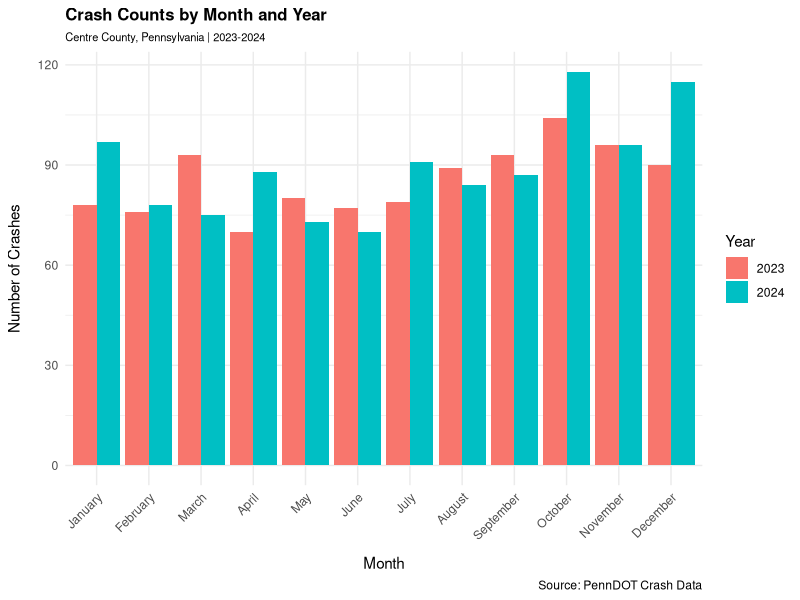
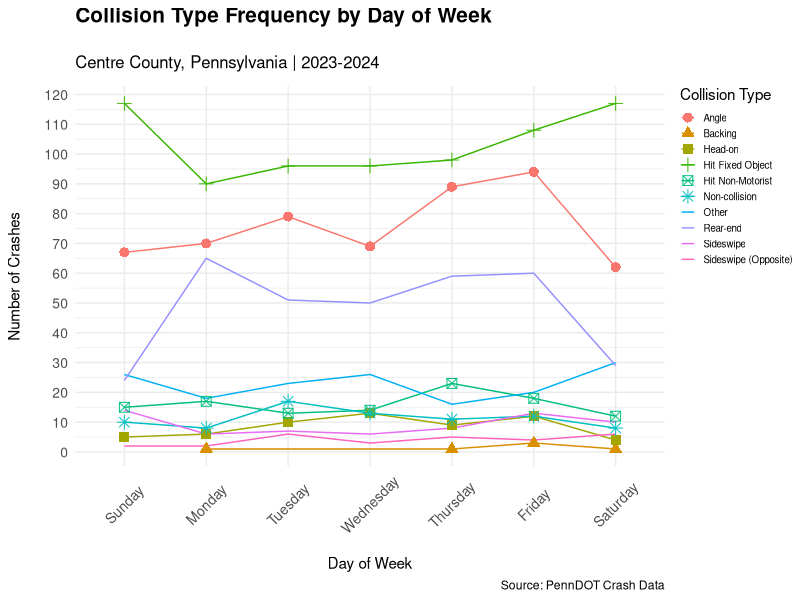
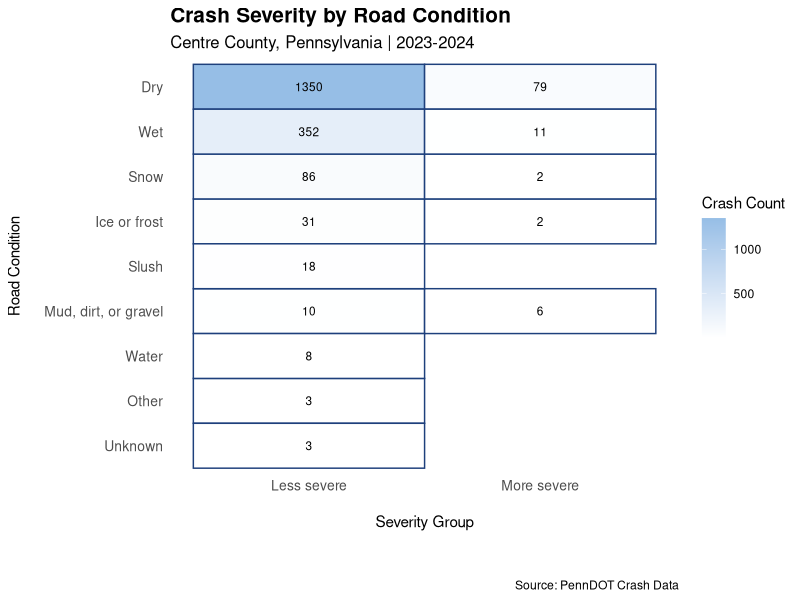

Write R code to recreate these figures, in order.
## ---- chunk 1
#| label: setup
#| echo: false
#| message: false
#| warning: false
# Style Guide: Google R Style Guide
# Primary Author: Akil Creswell
# Reviewed by: Jooan Choi, Inayat Roy

library(tidyverse)
library(knitr)
library(kableExtra)
library(ggplot2)
library(dplyr)
library(readr)
## ---- chunk 2
#| label: jooan-datawrangling
#| message: false
#| warning: false
#| include: false
# Centre County Crash Data Wrangling ----
## Import and clean 2024 Centre County crash data
## for crash severity and collision type analysis
# Style Guide: Google R Style Guide
# Primary Author: Jooan Choi 
# Reviewed by: Akil Creswell


# Step 1: Load Data ----
## Needed data: 2024 Centre County crash data

crashRaw2023 <- read_csv("CRASH_CENTRE_2023.csv")
crashRaw2024 <- read_csv("CRASH_CENTRE_2024.csv")

# Combine datasets
crashRaw <- bind_rows(
  crashRaw2023,
  crashRaw2024
)
glimpse(crashRaw)

# Step 2: Make code tables ----
## These tables translate coded values into readable labels

month <- data.frame(
  CRASH_MONTH = 1:12,
  Month = c(
    "January", "February", "March", "April",
    "May", "June", "July", "August",
    "September", "October", "November", "December"
  )
)

day <- data.frame(
  DAY_OF_WEEK = 1:7,
  Day = c(
    "Sunday", "Monday", "Tuesday", "Wednesday",
    "Thursday", "Friday", "Saturday"
  )
)

collision <- data.frame(
  COLLISION_TYPE = c(0, 1, 2, 3, 4, 5, 6, 7, 8, 98),
  Collision_Type = c(
    "Non-collision",
    "Rear-end",
    "Head-on",
    "Backing",
    "Angle",
    "Sideswipe same direction",
    "Sideswipe opposite direction",
    "Hit fixed object",
    "Hit non-motorist",
    "Other"
  )
)

severity <- data.frame(
  MAX_SEVERITY_LEVEL = c(0, 1, 2, 3, 4, 8, 9),
  Severity_Level = c(
    "Property damage only",
    "Fatal",
    "Suspected serious injury",
    "Suspected minor injury",
    "Possible injury",
    "Injury unknown severity",
    "Unknown if injured"
  )
)

road <- data.frame(
  ROAD_CONDITION = c(1, 2, 3, 6, 7, 8, 9, 98, 99),
  Road_Condition = c(
    "Dry",
    "Ice or frost",
    "Mud, dirt, or gravel",
    "Slush",
    "Snow",
    "Water",
    "Wet",
    "Other",
    "Unknown"
  )
)

area <- data.frame(
  URBAN_RURAL = c(1, 2, 3),
  Area_Type = c(
    "Rural",
    "Urbanized",
    "Urban"
  )
)

# Step 3: Select variables ----
crashProgress <- crashRaw |>
  select(
    CRN,
    CRASH_YEAR,
    CRASH_MONTH,
    DAY_OF_WEEK,
    COLLISION_TYPE,
    MAX_SEVERITY_LEVEL,
    INJURY_COUNT,
    FATAL_COUNT,
    ROAD_CONDITION,
    URBAN_RURAL,
    VEHICLE_COUNT,
    TOTAL_UNITS
  )

# Step 4: Convert variables ----
crashProgress2 <- crashProgress |>
  mutate(
    CRN = as.character(CRN),
    CRASH_YEAR = as.numeric(CRASH_YEAR),
    CRASH_MONTH = as.numeric(CRASH_MONTH),
    DAY_OF_WEEK = as.numeric(DAY_OF_WEEK),
    COLLISION_TYPE = as.numeric(COLLISION_TYPE),
    MAX_SEVERITY_LEVEL = as.numeric(MAX_SEVERITY_LEVEL),
    INJURY_COUNT = as.numeric(INJURY_COUNT),
    FATAL_COUNT = as.numeric(FATAL_COUNT),
    ROAD_CONDITION = as.numeric(ROAD_CONDITION),
    URBAN_RURAL = as.numeric(URBAN_RURAL),
    VEHICLE_COUNT = as.numeric(VEHICLE_COUNT),
    TOTAL_UNITS = as.numeric(TOTAL_UNITS)
  ) |>
  filter(
    (CRASH_YEAR == 2023 | CRASH_YEAR == 2024),
    !is.na(CRN)
  )

# Step 5: Join code tables ----
crashProgress3 <- crashProgress2 |>
  left_join(month, by = "CRASH_MONTH") |>
  left_join(day, by = "DAY_OF_WEEK") |>
  left_join(collision, by = "COLLISION_TYPE") |>
  left_join(severity, by = "MAX_SEVERITY_LEVEL") |>
  left_join(road, by = "ROAD_CONDITION") |>
  left_join(area, by = "URBAN_RURAL")

# Step 6: Severity group ----
crashProgress4 <- crashProgress3 |>
  mutate(
    Severity_Group = if_else(
      condition = MAX_SEVERITY_LEVEL == 1 | MAX_SEVERITY_LEVEL == 2,
      true = "More severe",
      false = "Less severe"
    )
  ) |>
  mutate(
    Severity_Group = if_else(
      condition = MAX_SEVERITY_LEVEL == 8 | MAX_SEVERITY_LEVEL == 9,
      true = "Unknown",
      false = Severity_Group
    )
  )

# Step 7: Final dataset ---
crashClean <- crashProgress4 |>
  mutate(
    Year = CRASH_YEAR
  ) |>
  select(
    CRN,
    Year,
    Month,
    Day,
    Collision_Type,
    Severity_Level,
    Severity_Group,
    INJURY_COUNT,
    FATAL_COUNT,
    Road_Condition,
    Area_Type,
    VEHICLE_COUNT,
    TOTAL_UNITS
  )
## ---- chunk 3
#| label: jooan-overview-table
#| echo: false
#| message: false
#| warning: false
#| fig-alt: "Summary table showing total crashes, crashes by year,
#|   total injuries, total fatalities, and average vehicles per crash
#|   for Centre County, Pennsylvania, 2023-2024."
# Style Guide: Google R Style Guide
# Primary Author: Jooan Choi
# Reviewed by: Akil Creswell



# Step 1: Summarise key crash metrics ----
## Counts, injuries, fatalities, and vehicle averages across both years
overview_table <- crashClean |>
  summarize(
    `Total Crashes` = n(),
    `2023 Crashes` = sum(Year == 2023),
    `2024 Crashes` = sum(Year == 2024),
    `Total Injuries` = sum(INJURY_COUNT, na.rm = TRUE),
    `Total Fatalities` = sum(FATAL_COUNT, na.rm = TRUE),
    `Avg Vehicles per Crash` = round(
      mean(VEHICLE_COUNT, na.rm = TRUE), 2
    )
  )

# Step 2: Render as professional table ----
overview_table |>
  kable(
    format = "latex",
    caption = "Overview of Centre County Crashes, 2023-2024",
    booktabs = TRUE
  ) |>
  kable_styling(
    latex_options = c("hold_position"),
    font_size = 10
  )
## ---- chunk 4
#| label: jooan-monthly-crashes
#| echo: false
#| message: false
#| warning: false
#| fig-alt: "Grouped bar chart showing crash counts for each month
#|   in Centre County, Pennsylvania, comparing 2023 and 2024.
#|   October and December 2024 show the highest crash counts.
#|   2024 generally exceeds 2023 across most months."
#| fig-width: 8
#| fig-height: 5
# Style Guide: Google R Style Guide
# Primary Author: Jooan Choi
# Reviewed by: Akil Creswell



# Step 1: Aggregate crash counts by year and month ----
## Month factored to preserve calendar order in plot
crash_monthly <- crashClean |>
  filter(Month != "Unknown") |>
  group_by(Year, Month) |>
  summarize(
    Count = n(),
    .groups = "drop"
  ) |>
  mutate(
    Month = factor(
      Month,
      levels = c(
        "January", "February", "March", "April",
        "May", "June", "July", "August",
        "September", "October", "November", "December"
      )
    )
  )

# Step 2: Plot grouped bar chart ----
## Year mapped to fill to distinguish 2023 vs 2024
## dodge position separates bars within each month
ggplot(
  data = crash_monthly,
  mapping = aes(
    x = Month,
    y = Count,
    fill = factor(Year)
  )
) +
  geom_col(position = "dodge") +
  labs(
    title = "Crash Counts by Month and Year",
    subtitle = "Centre County, Pennsylvania | 2023-2024",
    x = "Month",
    y = "Number of Crashes",
    fill = "Year",
    caption = "Source: PennDOT Crash Data"
  ) +
  theme_minimal() +
  theme(
    axis.text.x = element_text(angle = 45, hjust = 1),
    axis.title.x = element_text(margin = margin(t = 10, unit = "pt")),
    axis.title.y = element_text(margin = margin(r = 10, unit = "pt")),
    plot.title = element_text(size = 12, face = "bold"),
    plot.subtitle = element_text(size = 8)
  )

## ---- chunk 5
#| label: akil-seasonalcrashtables
#| echo: false
#| message: false
#| warning: false
#| fig-alt: "Four tables showing crash patterns by road condition, area type,  
#| top collision type, and top severity level for each season in Centre  County, 
#| Pennsylvania, 2023-2024."
#| results: asis
# Style Guide: Google R Style Guide
# Primary Author: Akil Creswell
# Reviewed by: Jooan Choi


# Step 1: Define season from month ----

winter <- c("December", "January", "February")
spring <- c("March", "April", "May")
summer <- c("June","July","August")
fall <- c("September", "October", "November")

crashes_seasonal <- crashClean |>
  mutate(
    Season = case_when(
      Month %in% winter ~ "Winter",
      Month %in% spring ~ "Spring",
      Month %in% summer ~ "Summer",
      Month %in% fall ~ "Fall"
    )
  )

# Step 2: Build summary per season/road/area ----
seasonal_summary <- crashes_seasonal |>
  group_by(Season, Road_Condition, Area_Type) |>
  summarise(
    Top_Collision = unique(Collision_Type)[which.max(tabulate(match(
      Collision_Type, unique(Collision_Type)
    )))],
    Top_Severity = unique(Severity_Level)[which.max(tabulate(match(
      Severity_Level, unique(Severity_Level)
    )))],
    Crashes = n(),
    .groups = "drop"
  ) |>
  filter(Crashes >= 5)

# Step 3: Render one table per season ----
seasons <- c("Winter", "Spring", "Summer", "Fall")

cat("\\captionsetup{labelformat=empty}\n")

for (s in seasons) {
  table_output <- seasonal_summary |>
    filter(Season == s) |>
    select(
      Road_Condition, Area_Type, Top_Collision,
      Top_Severity, Crashes
    ) |>
    arrange(Road_Condition, Area_Type) |>
    kable(
      format = "latex",
      caption = paste(
        s, ": Crash patterns by Road Condition",
        "and Area Type (Centre County, 2023-2024)"
      ),
      col.names = c(
        "Road Condition", "Area Type",
        "Top Collision", "Top Severity", "Crashes"
      ),
      align = c("l", "l", "l", "l", "r"),
      booktabs = TRUE
    ) |>
    kable_styling(
      font_size = 11,
      latex_options = c("HOLD_position", "bordered")) |>
      print(table_output)
}

## ---- chunk 6
#| label: akil-insight-chart
#| echo: false
#| message: false
#| warning: false
#| fig-alt: "Line chart showing the frequency of each collision type 
#| across days of the week in Centre County, 
#| Pennsylvania for 2023 and 2024. Hit Fixed Object is the 
#| highest line on every day, peaking on Friday and Saturday. 
#| Rear-end and Angle collisions are the next most frequent. 
#| All other collision types remain low and relatively flat across the week."
#| fig-width: 8
#| fig-height: 7
# Style Guide: Google R Style Guide
# Primary Author: Akil Creswell
# Reviewed by: Jooan Choi

# Step 1: Define collision type label map ----
collision_labels <- c(
  "0" = "Non-collision",
  "1" = "Rear-end",
  "2" = "Head-on",
  "3" = "rear-to-rear",
  "4" = "Angle",
  "5" = "Sideswipe",
  "6" = "Sideswipe (Opposite)",
  "7" = "Hit Fixed Object",
  "8" = "Hit Non-Motorist",
  "98" = "Other"
)

# Step 2: Define day of week label map ----
day_labels <- c(
  "1" = "Sun",
  "2" = "Mon",
  "3" = "Tue",
  "4" = "Wed",
  "5" = "Thu",
  "6" = "Fri",
  "7" = "Sat"
)


# Step 3: Summarise crash counts by day and collision type ----
crash_summary <- crashClean |>
  mutate(
    collision_label = case_when(
      Collision_Type == "Non-collision" ~ "Non-collision",
      Collision_Type == "Rear-end" ~ "Rear-end",
      Collision_Type == "Head-on" ~ "Head-on",
      Collision_Type == "Backing" ~ "Backing",
      Collision_Type == "Angle" ~ "Angle",
      Collision_Type == "Sideswipe same direction" ~ "Sideswipe",
      Collision_Type == "Sideswipe opposite direction" ~ "Sideswipe (Opposite)",
      Collision_Type == "Hit fixed object" ~ "Hit Fixed Object",
      Collision_Type == "Hit non-motorist" ~ "Hit Non-Motorist",
      .default = "Other"
    ),
    day_label = factor(
      Day,
      levels = c(
        "Sunday", "Monday", "Tuesday", "Wednesday",
        "Thursday", "Friday", "Saturday"
      )
    )
  ) |>
  filter(!is.na(day_label), !is.na(collision_label)) |>
  group_by(day_label, collision_label) |>
  summarise(count = n(), .groups = "drop")

# Step 4: Plot line chart ----
ggplot(crash_summary, aes(
  x = day_label,
  y = count,
  color = collision_label,
  group = collision_label
)) +
  scale_y_continuous(breaks = seq(0,120,by = 10)) +
  geom_line(na.rm = TRUE) +
  geom_point(aes(shape = collision_label), size = 3, na.rm = TRUE) +
  labs(
    title = "Collision Type Frequency by Day of Week",
    subtitle = "Centre County, Pennsylvania | 2023-2024",
    x = "Day of Week",
    y = "Number of Crashes",
    color = "Collision Type",
    caption = "Source: PennDOT Crash Data",
    shape = "Collision Type"
  ) +
  theme_minimal() +
  theme(
    legend.position = "right",
    legend.key.size = unit(0.4, "cm"),
    legend.text = element_text(size = 7),
    legend.justification = "top",
    legend.margin = margin(t = 0, unit = "pt"),
    plot.title = element_text(size = 15, face = "bold",margin = margin(b = 20, unit = "pt")),
    plot.subtitle = element_text(size = 12, margin = margin(b = 10 ,unit = "pt")),
    axis.text = element_text(size = 10),
    axis.text.x = element_text(angle = 45, vjust = 0.5, hjust = 0.5),
    axis.title.x = element_text(margin = margin(t = 15, unit = "pt")),
    axis.title.y = element_text(margin = margin(r = 15, unit = "pt")))
## ---- chunk 7
#| label: akil-road-severity-heatmap
#| echo: false
#| message: false
#| warning: false
#| fig-alt: "Heatmap showing crash counts by road condition and severity
#|   group in Centre County, Pennsylvania, 2023-2024. Dry roads dominate
#|   with 1,350 less severe and 79 more severe crashes. Wet roads are
#|   second with 352 less severe and 11 more severe crashes. Mud, dirt,
#|   or gravel roads show the highest proportion of more severe crashes
#|   relative to total volume with 6 more severe out of 16 total."
#| fig-width: 8
#| fig-height: 7
# Style Guide: Google R Style Guide
# Primary Author: Akil Creswell
# Reviewed by: Jooan Choi

# Step 1: Filter and count ----
heatmap_data <- crashClean |>
  filter(
    !is.na(Road_Condition),
    Severity_Group != "Unknown"
  ) |>
  group_by(Road_Condition, Severity_Group) |>
  summarise(Crashes = n(), .groups = "drop")

# Step 2: Order road conditions by total volume ----
road_order <- heatmap_data |>
  group_by(Road_Condition) |>
  summarise(Total = sum(Crashes), .groups = "drop") |>
  arrange(desc(Total)) |>
  pull(Road_Condition)

# Step 3: Plot heatmap ----
ggplot(
  heatmap_data,
  aes(
    x = Severity_Group,
    y = factor(Road_Condition, levels = rev(road_order)),
    fill = Crashes
  )
) +
  geom_tile(color = "#1e407c", linewidth = 0.5) +
  geom_text(
    aes(label = Crashes),
    size = 3
  ) +
  scale_fill_gradient(
    low = "white",
    high = "#96BEE6",
    name = "Crash Count"
  ) +
  labs(
    title = "Crash Severity by Road Condition",
    subtitle = "Centre County, Pennsylvania | 2023-2024",
    x = "Severity Group",
    y = "Road Condition",
    caption = "Source: PennDOT Crash Data"
  ) +
  theme_minimal() +
  theme(
    panel.grid = element_blank(),
    axis.text = element_text(size = 10),
    axis.title.x = element_text(margin = margin(t = 15,b= 30, unit = "pt")),
    axis.title.y = element_text(margin = margin(r = 15, unit = "pt")),
    plot.title = element_text(size = 15, face = "bold"),
    plot.subtitle = element_text(size = 12),
  )
